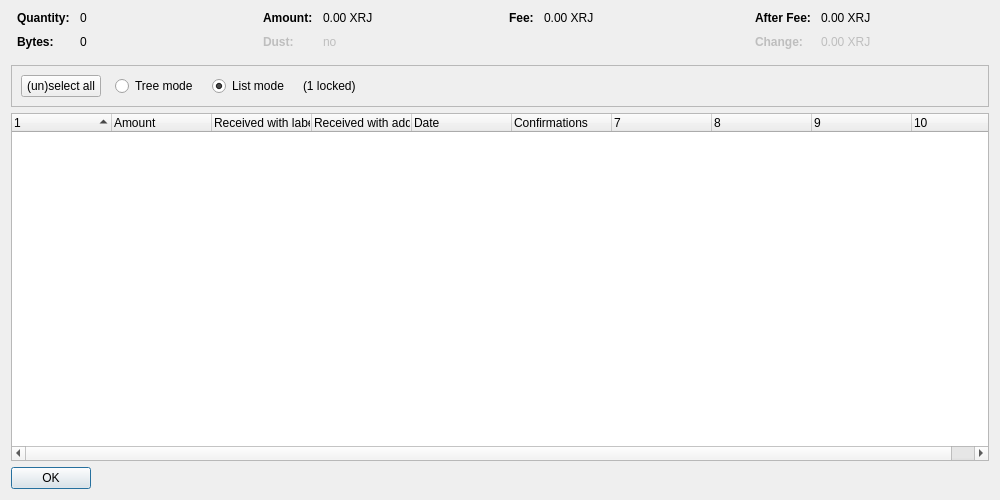
<?xml version="1.0" encoding="UTF-8"?>
<ui version="4.0">
 <class>CoinControlDialog</class>
 <widget class="QDialog" name="CoinControlDialog">
  <property name="geometry">
   <rect>
    <x>0</x>
    <y>0</y>
    <width>1000</width>
    <height>500</height>
   </rect>
  </property>
  <property name="windowTitle">
   <string>Coin Selection</string>
  </property>
  <layout class="QVBoxLayout" name="verticalLayout">
   <item>
    <layout class="QHBoxLayout" name="horizontalLayoutTop" stretch="0,0,0,0">
     <property name="topMargin">
      <number>0</number>
     </property>
     <property name="bottomMargin">
      <number>10</number>
     </property>
     <item>
      <layout class="QFormLayout" name="formLayoutCoinControl1">
       <property name="horizontalSpacing">
        <number>10</number>
       </property>
       <property name="verticalSpacing">
        <number>10</number>
       </property>
       <property name="leftMargin">
        <number>6</number>
       </property>
       <property name="rightMargin">
        <number>6</number>
       </property>
       <item row="0" column="0">
        <widget class="QLabel" name="labelCoinControlQuantityText">
         <property name="font">
          <font>
           <weight>75</weight>
           <bold>true</bold>
          </font>
         </property>
         <property name="text">
          <string>Quantity:</string>
         </property>
        </widget>
       </item>
       <item row="0" column="1">
        <widget class="QLabel" name="labelCoinControlQuantity">
         <property name="cursor">
          <cursorShape>IBeamCursor</cursorShape>
         </property>
         <property name="contextMenuPolicy">
          <enum>Qt::ActionsContextMenu</enum>
         </property>
         <property name="text">
          <string notr="true">0</string>
         </property>
         <property name="textInteractionFlags">
          <set>Qt::LinksAccessibleByMouse|Qt::TextSelectableByKeyboard|Qt::TextSelectableByMouse</set>
         </property>
        </widget>
       </item>
       <item row="1" column="0">
        <widget class="QLabel" name="labelCoinControlBytesText">
         <property name="font">
          <font>
           <weight>75</weight>
           <bold>true</bold>
          </font>
         </property>
         <property name="text">
          <string>Bytes:</string>
         </property>
        </widget>
       </item>
       <item row="1" column="1">
        <widget class="QLabel" name="labelCoinControlBytes">
         <property name="cursor">
          <cursorShape>IBeamCursor</cursorShape>
         </property>
         <property name="contextMenuPolicy">
          <enum>Qt::ActionsContextMenu</enum>
         </property>
         <property name="text">
          <string notr="true">0</string>
         </property>
         <property name="textInteractionFlags">
          <set>Qt::LinksAccessibleByMouse|Qt::TextSelectableByKeyboard|Qt::TextSelectableByMouse</set>
         </property>
        </widget>
       </item>
      </layout>
     </item>
     <item>
      <layout class="QFormLayout" name="formLayoutCoinControl2">
       <property name="horizontalSpacing">
        <number>10</number>
       </property>
       <property name="verticalSpacing">
        <number>10</number>
       </property>
       <property name="leftMargin">
        <number>6</number>
       </property>
       <property name="rightMargin">
        <number>6</number>
       </property>
       <item row="0" column="0">
        <widget class="QLabel" name="labelCoinControlAmountText">
         <property name="font">
          <font>
           <weight>75</weight>
           <bold>true</bold>
          </font>
         </property>
         <property name="text">
          <string>Amount:</string>
         </property>
        </widget>
       </item>
       <item row="0" column="1">
        <widget class="QLabel" name="labelCoinControlAmount">
         <property name="cursor">
          <cursorShape>IBeamCursor</cursorShape>
         </property>
         <property name="contextMenuPolicy">
          <enum>Qt::ActionsContextMenu</enum>
         </property>
         <property name="text">
          <string notr="true">0.00 XRJ</string>
         </property>
         <property name="textInteractionFlags">
          <set>Qt::LinksAccessibleByMouse|Qt::TextSelectableByKeyboard|Qt::TextSelectableByMouse</set>
         </property>
        </widget>
       </item>
       <item row="1" column="0">
        <widget class="QLabel" name="labelCoinControlLowOutputText">
         <property name="enabled">
          <bool>false</bool>
         </property>
         <property name="font">
          <font>
           <weight>75</weight>
           <bold>true</bold>
          </font>
         </property>
         <property name="text">
          <string>Dust:</string>
         </property>
        </widget>
       </item>
       <item row="1" column="1">
        <widget class="QLabel" name="labelCoinControlLowOutput">
         <property name="enabled">
          <bool>false</bool>
         </property>
         <property name="cursor">
          <cursorShape>IBeamCursor</cursorShape>
         </property>
         <property name="contextMenuPolicy">
          <enum>Qt::ActionsContextMenu</enum>
         </property>
         <property name="text">
          <string notr="true">no</string>
         </property>
         <property name="textInteractionFlags">
          <set>Qt::LinksAccessibleByMouse|Qt::TextSelectableByKeyboard|Qt::TextSelectableByMouse</set>
         </property>
        </widget>
       </item>
      </layout>
     </item>
     <item>
      <layout class="QFormLayout" name="formLayoutCoinControl3">
       <property name="horizontalSpacing">
        <number>10</number>
       </property>
       <property name="verticalSpacing">
        <number>10</number>
       </property>
       <property name="leftMargin">
        <number>6</number>
       </property>
       <property name="rightMargin">
        <number>6</number>
       </property>
       <item row="0" column="0">
        <widget class="QLabel" name="labelCoinControlFeeText">
         <property name="font">
          <font>
           <weight>75</weight>
           <bold>true</bold>
          </font>
         </property>
         <property name="text">
          <string>Fee:</string>
         </property>
        </widget>
       </item>
       <item row="0" column="1">
        <widget class="QLabel" name="labelCoinControlFee">
         <property name="cursor">
          <cursorShape>IBeamCursor</cursorShape>
         </property>
         <property name="contextMenuPolicy">
          <enum>Qt::ActionsContextMenu</enum>
         </property>
         <property name="text">
          <string notr="true">0.00 XRJ</string>
         </property>
         <property name="textInteractionFlags">
          <set>Qt::LinksAccessibleByMouse|Qt::TextSelectableByKeyboard|Qt::TextSelectableByMouse</set>
         </property>
        </widget>
       </item>
      </layout>
     </item>
     <item>
      <layout class="QFormLayout" name="formLayoutCoinControl4">
       <property name="horizontalSpacing">
        <number>10</number>
       </property>
       <property name="verticalSpacing">
        <number>10</number>
       </property>
       <property name="leftMargin">
        <number>6</number>
       </property>
       <property name="rightMargin">
        <number>6</number>
       </property>
       <item row="0" column="0">
        <widget class="QLabel" name="labelCoinControlAfterFeeText">
         <property name="font">
          <font>
           <weight>75</weight>
           <bold>true</bold>
          </font>
         </property>
         <property name="text">
          <string>After Fee:</string>
         </property>
        </widget>
       </item>
       <item row="0" column="1">
        <widget class="QLabel" name="labelCoinControlAfterFee">
         <property name="cursor">
          <cursorShape>IBeamCursor</cursorShape>
         </property>
         <property name="contextMenuPolicy">
          <enum>Qt::ActionsContextMenu</enum>
         </property>
         <property name="text">
          <string notr="true">0.00 XRJ</string>
         </property>
         <property name="textInteractionFlags">
          <set>Qt::LinksAccessibleByMouse|Qt::TextSelectableByKeyboard|Qt::TextSelectableByMouse</set>
         </property>
        </widget>
       </item>
       <item row="1" column="0">
        <widget class="QLabel" name="labelCoinControlChangeText">
         <property name="enabled">
          <bool>false</bool>
         </property>
         <property name="font">
          <font>
           <weight>75</weight>
           <bold>true</bold>
          </font>
         </property>
         <property name="text">
          <string>Change:</string>
         </property>
        </widget>
       </item>
       <item row="1" column="1">
        <widget class="QLabel" name="labelCoinControlChange">
         <property name="enabled">
          <bool>false</bool>
         </property>
         <property name="cursor">
          <cursorShape>IBeamCursor</cursorShape>
         </property>
         <property name="contextMenuPolicy">
          <enum>Qt::ActionsContextMenu</enum>
         </property>
         <property name="text">
          <string notr="true">0.00 XRJ</string>
         </property>
         <property name="textInteractionFlags">
          <set>Qt::LinksAccessibleByMouse|Qt::TextSelectableByKeyboard|Qt::TextSelectableByMouse</set>
         </property>
        </widget>
       </item>
      </layout>
     </item>
    </layout>
   </item>
   <item>
    <widget class="QFrame" name="frame">
     <property name="minimumSize">
      <size>
       <width>0</width>
       <height>40</height>
      </size>
     </property>
     <property name="frameShape">
      <enum>QFrame::StyledPanel</enum>
     </property>
     <property name="frameShadow">
      <enum>QFrame::Sunken</enum>
     </property>
     <layout class="QHBoxLayout" name="horizontalLayout">
      <item>
       <layout class="QHBoxLayout" name="horizontalLayoutPanel" stretch="0,0,0,0,0">
        <property name="spacing">
         <number>14</number>
        </property>
        <item>
         <widget class="QPushButton" name="pushButtonSelectAll">
          <property name="sizePolicy">
           <sizepolicy hsizetype="Maximum" vsizetype="Fixed">
            <horstretch>0</horstretch>
            <verstretch>0</verstretch>
           </sizepolicy>
          </property>
          <property name="text">
           <string>(un)select all</string>
          </property>
          <property name="autoDefault">
           <bool>false</bool>
          </property>
         </widget>
        </item>
        <item>
         <widget class="QRadioButton" name="radioTreeMode">
          <property name="sizePolicy">
           <sizepolicy hsizetype="Maximum" vsizetype="Fixed">
            <horstretch>0</horstretch>
            <verstretch>0</verstretch>
           </sizepolicy>
          </property>
          <property name="text">
           <string>Tree mode</string>
          </property>
         </widget>
        </item>
        <item>
         <widget class="QRadioButton" name="radioListMode">
          <property name="sizePolicy">
           <sizepolicy hsizetype="Maximum" vsizetype="Fixed">
            <horstretch>0</horstretch>
            <verstretch>0</verstretch>
           </sizepolicy>
          </property>
          <property name="text">
           <string>List mode</string>
          </property>
          <property name="checked">
           <bool>true</bool>
          </property>
         </widget>
        </item>
        <item>
         <widget class="QLabel" name="labelLocked">
          <property name="text">
           <string notr="true">(1 locked)</string>
          </property>
         </widget>
        </item>
        <item>
         <spacer name="horizontalSpacer">
          <property name="orientation">
           <enum>Qt::Horizontal</enum>
          </property>
          <property name="sizeHint" stdset="0">
           <size>
            <width>40</width>
            <height>20</height>
           </size>
          </property>
         </spacer>
        </item>
       </layout>
      </item>
     </layout>
    </widget>
   </item>
   <item>
    <widget class="CoinControlTreeWidget" name="treeWidget">
     <property name="contextMenuPolicy">
      <enum>Qt::CustomContextMenu</enum>
     </property>
     <property name="sortingEnabled">
      <bool>false</bool>
     </property>
     <property name="columnCount">
      <number>10</number>
     </property>
     <attribute name="headerShowSortIndicator" stdset="0">
      <bool>true</bool>
     </attribute>
     <attribute name="headerStretchLastSection">
      <bool>false</bool>
     </attribute>
     <column>
      <property name="text">
       <string/>
      </property>
     </column>
     <column>
      <property name="text">
       <string>Amount</string>
      </property>
     </column>
     <column>
      <property name="text">
       <string>Received with label</string>
      </property>
     </column>
     <column>
      <property name="text">
       <string>Received with address</string>
      </property>
     </column>
     <column>
      <property name="text">
       <string>Date</string>
      </property>
     </column>
     <column>
      <property name="text">
       <string>Confirmations</string>
      </property>
      <property name="toolTip">
       <string>Confirmed</string>
      </property>
     </column>
     <column>
      <property name="text">
       <string/>
      </property>
     </column>
     <column>
      <property name="text">
       <string/>
      </property>
     </column>
     <column>
      <property name="text">
       <string/>
      </property>
     </column>
     <column>
      <property name="text">
       <string/>
      </property>
     </column>
    </widget>
   </item>
   <item>
    <widget class="QDialogButtonBox" name="buttonBox">
     <property name="sizePolicy">
      <sizepolicy hsizetype="Maximum" vsizetype="Fixed">
       <horstretch>0</horstretch>
       <verstretch>0</verstretch>
      </sizepolicy>
     </property>
     <property name="orientation">
      <enum>Qt::Horizontal</enum>
     </property>
     <property name="standardButtons">
      <set>QDialogButtonBox::Ok</set>
     </property>
    </widget>
   </item>
  </layout>
 </widget>
 <customwidgets>
  <customwidget>
   <class>CoinControlTreeWidget</class>
   <extends>QTreeWidget</extends>
   <header>coincontroltreewidget.h</header>
  </customwidget>
 </customwidgets>
 <resources/>
 <connections/>
</ui>
